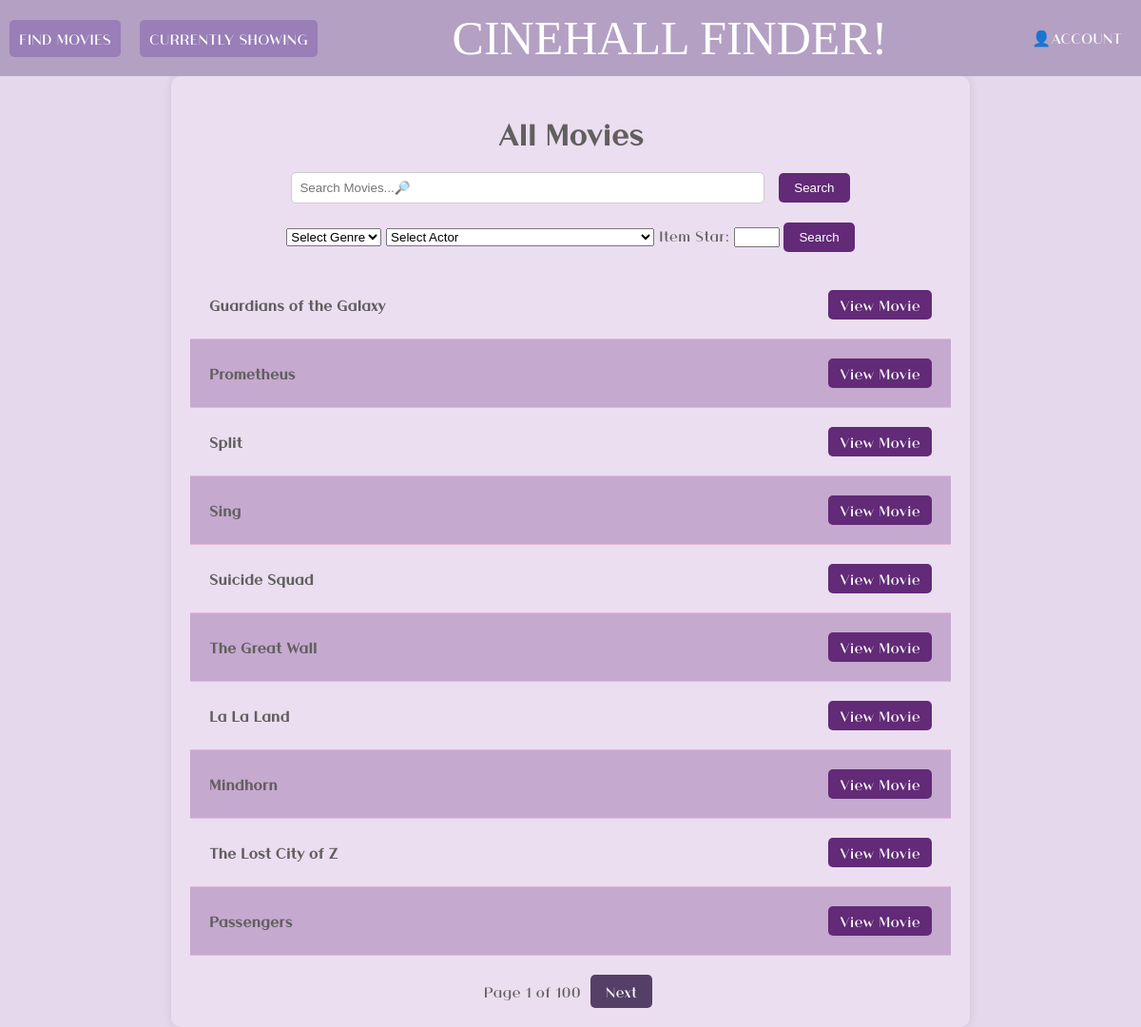
The page /search/moon on the database its author committed.
### app/models.py (models this page shows, shortened)
class Movie_Data(db.Model):
    __tablename__ = 'Movie_Data'
    Rank = db.Column(db.Integer, primary_key=True)
    Title = db.Column(db.Text)
    Genre = db.Column(db.Text)
    Description = db.Column(db.Text)
    Director = db.Column(db.Text)
    Actors = db.Column(db.Text)
    Year = db.Column(db.Integer)
    Runtime = db.Column(db.Integer)
    Rating = db.Column(db.Numeric)
    Votes = db.Column(db.Integer)
    Revenue = db.Column(db.Text)
    Metascore = db.Column(db.Integer)

### app/routes.py (the view)
@app.route('/search/<username>', methods=['GET'])
def search(username):
    user = User.query.filter_by(username=username).first()
    username=user.username
    query = request.args.get('query', '')
    Genre = request.args.get('Genre')
    Actor = request.args.get('Actor')
    Rating = request.args.get('Rating')
    page = request.args.get('page', 1, type=int)
    per_page = 10
    query_base = Movie_Data.query
    if Actor:
        actors = Actor.split(", ")
        actor_filters = [Movie_Data.Actors.ilike(f'%{actor}%') for actor in actors]
        query_base = query_base.filter(or_(*actor_filters))
    if Genre:
        genres = Genre.split(",")
        genre_filters = [Movie_Data.Genre.ilike(f'%{genre}%') for genre in genres]
        query_base = query_base.filter(or_(*genre_filters))
    if Rating:
        query_base = query_base.filter(Movie_Data.Rating >= int(Rating))
    if query:
        query_results = query_base.filter(or_(Movie_Data.Title.ilike(f'%{query}%'), Movie_Data.Description.ilike(f'%{query}%')))
    else:
        query_results = query_base
    movies = query_results.paginate(page=page, per_page=per_page)
    total_pages = movies.total // per_page + (movies.total % per_page > 0)
    genres = set()
    actors = set()
    for movie in movies.items:
        genres.update(movie.Genre.split(","))
        actors.update(movie.Actors.split(", "))
        actors.update(movie.Actors.split(","))
    return render_template('show_movies.html',movies=movies, page=page, total_pages=total_pages, genres=genres, actors=actors, username=username)

### app/templates/show_movies.html (shortened to what this page needs)
{% extends 'base1.html' %}
{% block content %}
</head>
<body>
    <div class="container">
        <h1>All Movies</h1>
        <form class="search-form" action="{{ url_for('search', username=username) }}" method="GET">
            <input class="search-input" type="text" name="query" placeholder="Search Movies...🔎">
            <button class="search-button" type="submit">Search</button>
        </form>
         <form class="search-form" action="{{ url_for('search', username=username) }}" method="GET">
            <select class="filter-input" name="Genre" id="Genre">
                <option value="">Select Genre</option>
            </select>
            <select class="filter-input" name="Actor" id="Actor">
                <option value="">Select Actor</option>
            </select>
            <label for="Rating">Item Star:</label>
            <input class="filter-input" type="number" name="Rating" id="Rating" min="0" max="5">
            <button class="search-button" type="submit">Search</button>
        </form>
        <ul class="movie-list">
            {% for movie in movies.items %}
                <li class="movie-item">
                    <span class="movie-title">{{ movie.Title }}</span><br>
                    <a href="{{ url_for('movie_page',Rank=movie.Rank, username=username) }}" class="view-details-btn">View Movie</a>
                </li>
            {% endfor %}
        </ul>
        <div class="pagination">
            Page {{ page }} of {{ total_pages }}
            {% if movies.has_next %}
                <a href="?page={{ page + 1 }}">Next</a>
            {% endif %}
        </div>
    </div>
</body>
{% endblock %}

### app/templates/base1.html (style rules this page uses)
body { margin: 0; font-family: Font1,Arial, sans-serif; background-color: #e5d7ec; color: #615f5f; text-align: center; }

### app/templates/show_movies.html (style rules this page uses)
.container { max-width: 800px; margin: 0 auto; padding: 20px; background-color: #EBDEF0; border-radius: 10px; box-shadow: 0 0 10px rgba(0, 0, 0, 0.1); text-align: center; }
.movie-list { list-style: none; padding: 0; margin-top: 20px; }
.movie-item { padding: 20px; border-bottom: 1px solid #e3b7da; display: flex; align-items: center; justify-content: space-between; }
.movie-item:nth-child(even) { background-color: #c6a9cf; }
.movie-title { font-weight: bold; }
.pagination { text-align: center; margin-top: 20px; }
.pagination a { display: inline-block; padding: 8px 16px; margin: 0 5px; background-color: #563f67; color: #fff; text-decoration: none; border-radius: 5px; transition: background-color 0.3s ease; }
.search-form { margin-bottom: 20px; text-align: center; }
.search-input { padding: 8px; width: 60%; border: 1px solid #ccc; border-radius: 5px; margin-right: 10px; }
.search-button { padding: 8px 16px; background-color: #622A77; color: #fff; border: none; border-radius: 5px; cursor: pointer; transition: background-color 0.3s ease; }
.view-details-btn { background-color: #622A77; color: #fff; padding: 6px 12px; border-radius: 5px; text-decoration: none; transition: background-color 0.3s ease; }

### rows shown on the page
Movie_Data: Title "Guardians of the Galaxy"
Movie_Data: Title "Prometheus"
Movie_Data: Title "Split"
Movie_Data: Title "Sing"
Movie_Data: Title "Suicide Squad"
Movie_Data: Title "The Great Wall"
Movie_Data: Title "La La Land"
Movie_Data: Title "Mindhorn"
Movie_Data: Title "The Lost City of Z"
Movie_Data: Title "Passengers"

### other values the page prints
{{ page }} "1"
{{ total_pages }} "100"
